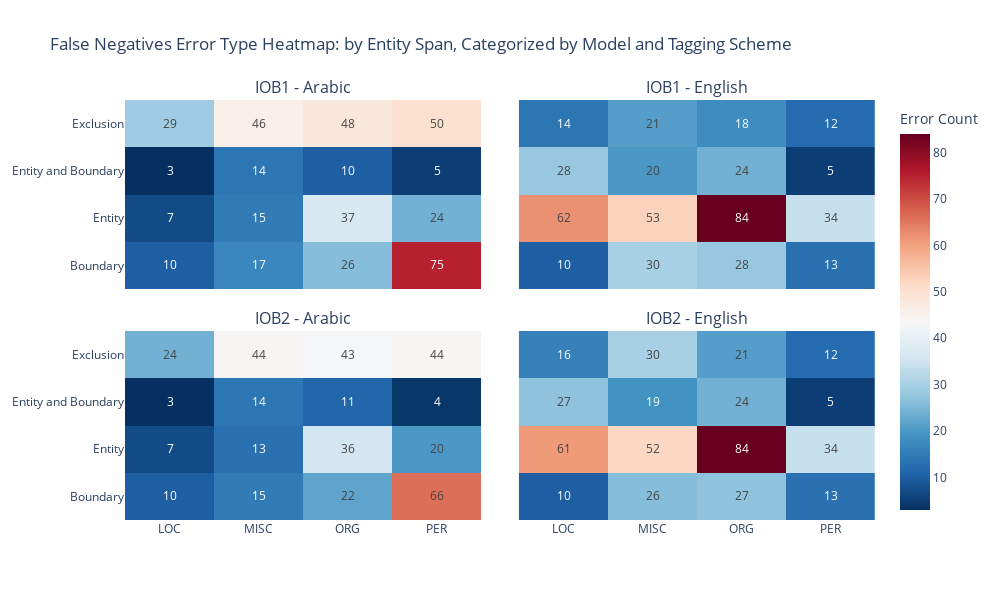

Notebook code for this chart:
### Code cell
error_type_heatmap = ErrorTypeHeatmap(dash_data, mappings)
error_type_heatmap.visualize_table('false_negatives')

error_type_heatmap = ErrorTypeHeatmap(dash_data, mappings)
error_type_heatmap.visualize('false_negatives')

entity_errors_heatmap = EntityErrorsHeatmap(dash_data, mappings) 
entity_errors_heatmap.visualize('false_negatives')

### Figure 1 — Plotly figure (JSON) as saved in the notebook; plotly's stock layout.template omitted (floating-point values rounded to 4 significant figures)
{"data": [{"coloraxis": "coloraxis", "hovertemplate": "Tag: %{x}<br>Error Type: %{y}<br>Count: %{text}<extra></extra>", "text": [[10, 17, 26, 75], [7, 15, 37, 24], [3, 14, 10, 5], [29, 46, 48, 50]], "texttemplate": "%{text}", "type": "heatmap", "x": ["LOC", "MISC", "ORG", "PER"], "xaxis": "x", "y": ["Boundary", "Entity", "Entity and Boundary", "Exclusion"], "yaxis": "y", "z": [[10, 17, 26, 75], [7, 15, 37, 24], [3, 14, 10, 5], [29, 46, 48, 50]]}, {"coloraxis": "coloraxis", "hovertemplate": "Tag: %{x}<br>Error Type: %{y}<br>Count: %{text}<extra></extra>", "text": [[10, 30, 28, 13], [62, 53, 84, 34], [28, 20, 24, 5], [14, 21, 18, 12]], "texttemplate": "%{text}", "type": "heatmap", "x": ["LOC", "MISC", "ORG", "PER"], "xaxis": "x2", "y": ["Boundary", "Entity", "Entity and Boundary", "Exclusion"], "yaxis": "y2", "z": [[10, 30, 28, 13], [62, 53, 84, 34], [28, 20, 24, 5], [14, 21, 18, 12]]}, {"coloraxis": "coloraxis", "hovertemplate": "Tag: %{x}<br>Error Type: %{y}<br>Count: %{text}<extra></extra>", "text": [[10, 15, 22, 66], [7, 13, 36, 20], [3, 14, 11, 4], [24, 44, 43, 44]], "texttemplate": "%{text}", "type": "heatmap", "x": ["LOC", "MISC", "ORG", "PER"], "xaxis": "x3", "y": ["Boundary", "Entity", "Entity and Boundary", "Exclusion"], "yaxis": "y3", "z": [[10, 15, 22, 66], [7, 13, 36, 20], [3, 14, 11, 4], [24, 44, 43, 44]]}, {"coloraxis": "coloraxis", "hovertemplate": "Tag: %{x}<br>Error Type: %{y}<br>Count: %{text}<extra></extra>", "text": [[10, 26, 27, 13], [61, 52, 84, 34], [27, 19, 24, 5], [16, 30, 21, 12]], "texttemplate": "%{text}", "type": "heatmap", "x": ["LOC", "MISC", "ORG", "PER"], "xaxis": "x4", "y": ["Boundary", "Entity", "Entity and Boundary", "Exclusion"], "yaxis": "y4", "z": [[10, 26, 27, 13], [61, 52, 84, 34], [27, 19, 24, 5], [16, 30, 21, 12]]}], "layout": {"annotations": [{"font": {"size": 16}, "showarrow": false, "text": "IOB1 - Arabic", "x": 0.2375, "xanchor": "center", "xref": "paper", "y": 1, "yanchor": "bottom", "yref": "paper"}, {"font": {"size": 16}, "showarrow": false, "text": "IOB1 - English", "x": 0.7625, "xanchor": "center", "xref": "paper", "y": 1, "yanchor": "bottom", "yref": "paper"}, {"font": {"size": 16}, "showarrow": false, "text": "IOB2 - Arabic", "x": 0.2375, "xanchor": "center", "xref": "paper", "y": 0.45, "yanchor": "bottom", "yref": "paper"}, {"font": {"size": 16}, "showarrow": false, "text": "IOB2 - English", "x": 0.7625, "xanchor": "center", "xref": "paper", "y": 0.45, "yanchor": "bottom", "yref": "paper"}], "coloraxis": {"colorbar": {"title": {"text": "Error Count"}}, "colorscale": [[0, "rgb(5,48,97)"], [0.1, "rgb(33,102,172)"], [0.2, "rgb(67,147,195)"], [0.3, "rgb(146,197,222)"], [0.4, "rgb(209,229,240)"], [0.5, "rgb(247,247,247)"], [0.6, "rgb(253,219,199)"], [0.7, "rgb(244,165,130)"], [0.8, "rgb(214,96,77)"], [0.9, "rgb(178,24,43)"], [1, "rgb(103,0,31)"]]}, "height": 600, "title": {"text": "False Negatives Error Type Heatmap: by Entity Span, Categorized by Model and Tagging Scheme"}, "width": 1000, "xaxis": {"anchor": "y", "domain": [0, 0.475], "matches": "x3", "showticklabels": false}, "xaxis2": {"anchor": "y2", "domain": [0.525, 1], "matches": "x4", "showticklabels": false}, "xaxis3": {"anchor": "y3", "domain": [0, 0.475]}, "xaxis4": {"anchor": "y4", "domain": [0.525, 1]}, "yaxis": {"anchor": "x", "domain": [0.55, 1]}, "yaxis2": {"anchor": "x2", "domain": [0.55, 1], "matches": "y", "showticklabels": false}, "yaxis3": {"anchor": "x3", "domain": [0, 0.45]}, "yaxis4": {"anchor": "x4", "domain": [0, 0.45], "matches": "y3", "showticklabels": false}}}
